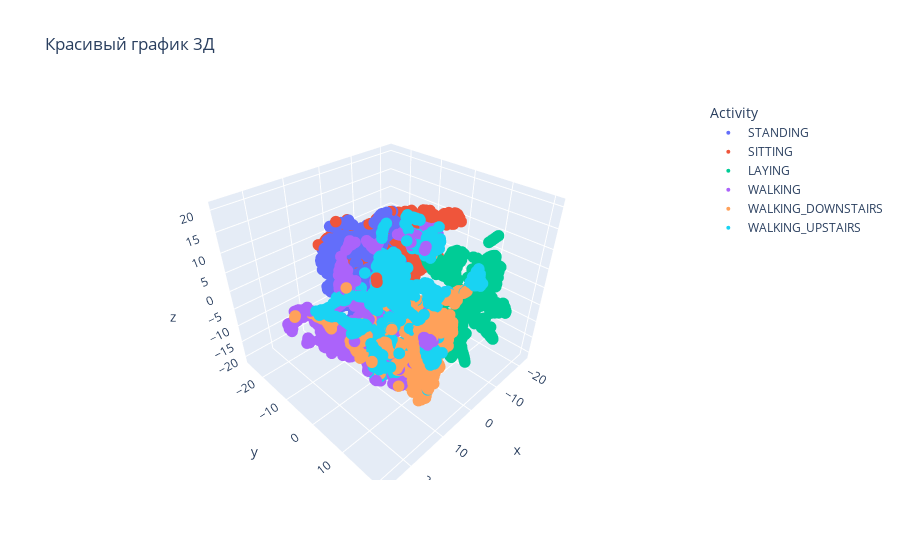

Write notebook code for a chart like this one.
### Code cell
fig = px.scatter_3d(df_3_comp, x='x', y='y', z = 'z', color='Activity', title='Красивый график 3Д', labels={'x': 'x', 'y': 'y', 'z': 'z'})
fig.update_traces(marker=dict(size=4))
fig.show()

### Figure 1 — Plotly figure (JSON) as saved in the notebook; plotly's stock layout.template omitted (floating-point values rounded to 4 significant figures; data arrays with more than 128 entries replaced by an {"elided": "..."} marker saying what was removed)
{"data": [{"hovertemplate": "Activity=STANDING<br>x=%{x}<br>y=%{y}<br>z=%{z}<extra></extra>", "legendgroup": "STANDING", "marker": {"color": "#636efa", "size": 4, "symbol": "circle"}, "mode": "markers", "name": "STANDING", "scene": "scene", "showlegend": true, "type": "scatter3d", "x": {"elided": "1374 float values"}, "y": {"elided": "1374 float values"}, "z": {"elided": "1374 float values"}}, {"hovertemplate": "Activity=SITTING<br>x=%{x}<br>y=%{y}<br>z=%{z}<extra></extra>", "legendgroup": "SITTING", "marker": {"color": "#EF553B", "size": 4, "symbol": "circle"}, "mode": "markers", "name": "SITTING", "scene": "scene", "showlegend": true, "type": "scatter3d", "x": {"elided": "1286 float values"}, "y": {"elided": "1286 float values"}, "z": {"elided": "1286 float values"}}, {"hovertemplate": "Activity=LAYING<br>x=%{x}<br>y=%{y}<br>z=%{z}<extra></extra>", "legendgroup": "LAYING", "marker": {"color": "#00cc96", "size": 4, "symbol": "circle"}, "mode": "markers", "name": "LAYING", "scene": "scene", "showlegend": true, "type": "scatter3d", "x": {"elided": "1407 float values"}, "y": {"elided": "1407 float values"}, "z": {"elided": "1407 float values"}}, {"hovertemplate": "Activity=WALKING<br>x=%{x}<br>y=%{y}<br>z=%{z}<extra></extra>", "legendgroup": "WALKING", "marker": {"color": "#ab63fa", "size": 4, "symbol": "circle"}, "mode": "markers", "name": "WALKING", "scene": "scene", "showlegend": true, "type": "scatter3d", "x": {"elided": "1226 float values"}, "y": {"elided": "1226 float values"}, "z": {"elided": "1226 float values"}}, {"hovertemplate": "Activity=WALKING_DOWNSTAIRS<br>x=%{x}<br>y=%{y}<br>z=%{z}<extra></extra>", "legendgroup": "WALKING_DOWNSTAIRS", "marker": {"color": "#FFA15A", "size": 4, "symbol": "circle"}, "mode": "markers", "name": "WALKING_DOWNSTAIRS", "scene": "scene", "showlegend": true, "type": "scatter3d", "x": {"elided": "986 float values"}, "y": {"elided": "986 float values"}, "z": {"elided": "986 float values"}}, {"hovertemplate": "Activity=WALKING_UPSTAIRS<br>x=%{x}<br>y=%{y}<br>z=%{z}<extra></extra>", "legendgroup": "WALKING_UPSTAIRS", "marker": {"color": "#19d3f3", "size": 4, "symbol": "circle"}, "mode": "markers", "name": "WALKING_UPSTAIRS", "scene": "scene", "showlegend": true, "type": "scatter3d", "x": {"elided": "1073 float values"}, "y": {"elided": "1073 float values"}, "z": {"elided": "1073 float values"}}], "layout": {"legend": {"title": {"text": "Activity"}, "tracegroupgap": 0}, "scene": {"domain": {"x": [0, 1], "y": [0, 1]}, "xaxis": {"title": {"text": "x"}}, "yaxis": {"title": {"text": "y"}}, "zaxis": {"title": {"text": "z"}}}, "title": {"text": "Красивый график 3Д"}}}
